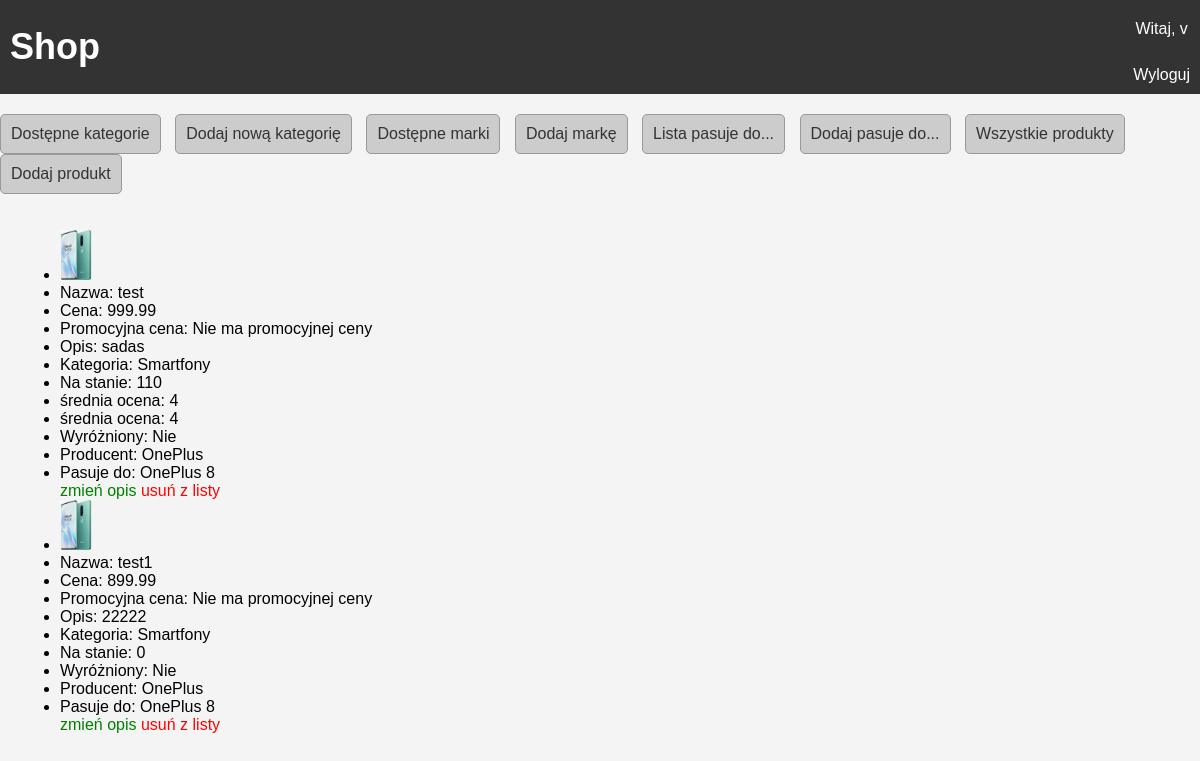
/products_all/ (signed in), run on an earlier commit of the app's database.
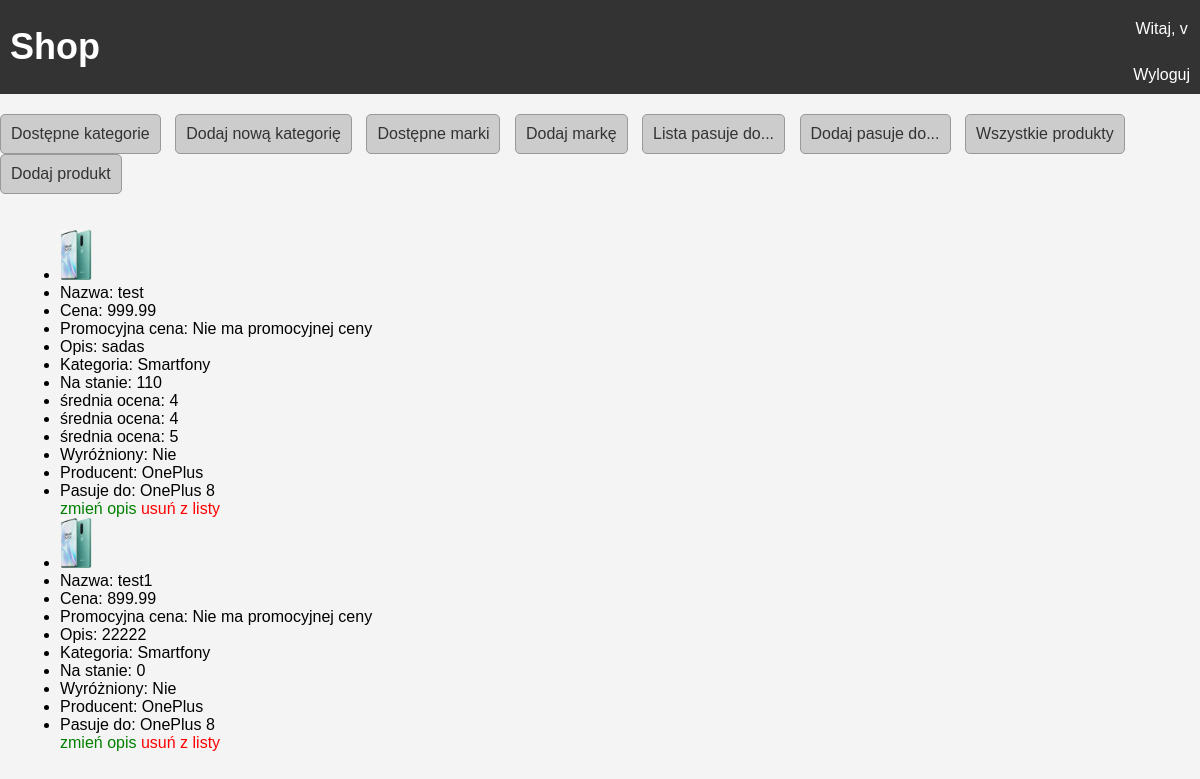
And on a later commit of the database.
### shop/models.py (models this page shows, shortened)
class Product(models.Model):
    name = models.CharField(max_length = 100)
    price = models.FloatField(max_length = 10)
    discount_price = models.FloatField(null=True, blank=True)
    description = models.CharField(max_length = 500)
    category = models.ForeignKey(Category, on_delete=models.CASCADE)
    images = models.ImageField(upload_to='product_images/', default='default_image.jpg')
    stock_quantity = models.PositiveIntegerField(default=0)
    is_featured = models.BooleanField(default=False)
    brand = models.ForeignKey(Brand, on_delete = models.CASCADE)
    matches_with = models.ManyToManyField(MatchesWith)

class Category(models.Model):
    name_category = models.CharField(max_length = 100)
    image_category = models.ImageField(upload_to='category_images/', null=True)
    def __str__(self):
        return self.name_category

class Review(models.Model):
    user = models.ForeignKey(CustomUser, on_delete=models.CASCADE)
    text = models.TextField(null=True)
    rating = models.IntegerField(choices=[(1, '1'), (2, '2'), (3, '3'), (4, '4'), (5, '5')])
    created_at = models.DateTimeField(auto_now_add=True)
    product = models.ForeignKey(Product, on_delete=models.CASCADE, related_name='reviews')

class Brand(models.Model):
    name_brand = models.CharField(max_length=50)
    image_brand = models.ImageField(upload_to='brand_images/')
    def __str__(self):
        return self.name_brand

class MatchesWith(models.Model):
    name_product = models.CharField(max_length=50)

### shop/views.py (the view)
# urls.py: path('products_all/', ProductAdminListView.as_view(), name='products_all'),
class ProductAdminListView(AdminRequiredMixin, ListView):
    model = Product
    template_name = 'all_product.html'
    context_object_name = 'object_list'

### shop/views.py (called while the page is built)
    def test_func(self):
        return self.request.user.is_superuser

### shop/templates/all_product.html
{% extends "base.html" %}
{% block content %}
<ul>
    {% for item in object_list %}
    <li><img src="{{item.images.url}}" alt="{{item.images}}" style="max-width: 50px; max-height: 50px;"></li>
    <li>Nazwa: {{item.name}}</li>
    <li>Cena: {{item.price}}</li>
    <li>
        {% if item.discount_price %}
            Promocyjna cena: {{ item.discount_price }}
        {% else %}
            Promocyjna cena: Nie ma promocyjnej ceny
        {% endif %}
    </li>
    <li>Opis: {{item.description}}</li>
    <li>Kategoria: {{item.category}}</li>
    <li>Na stanie: {{item.stock_quantity}}</li>
    {% for review in item.reviews.all %}
        <li>średnia ocena: {{ review.rating }}</li>
    {% endfor %}
    <li>Wyróżniony: {% if item.is_featured %}Tak{% else %}Nie{% endif %}</li>
    <li>Producent: {{item.brand}}</li>
    {% for match in item.matches_with.all %}
        <li>Pasuje do: {{ match.name_product }}</li>
    {% endfor %}
    <a href ="{% url 'product_update' pk=item.pk %}" style="color:green;">zmień opis</a>
    <a href="{% url 'product_delete' pk=item.pk %}" style="color:red;">usuń z listy</a>
    {% endfor %}
</ul>
{% endblock %}

What changed in the data, as far as the page shows it:
added Review: rating "5", shown under Product "test"
